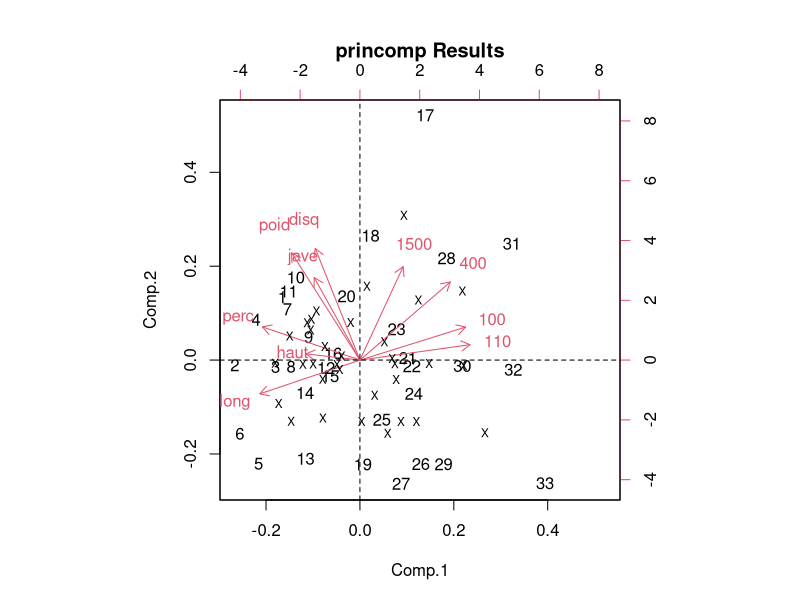
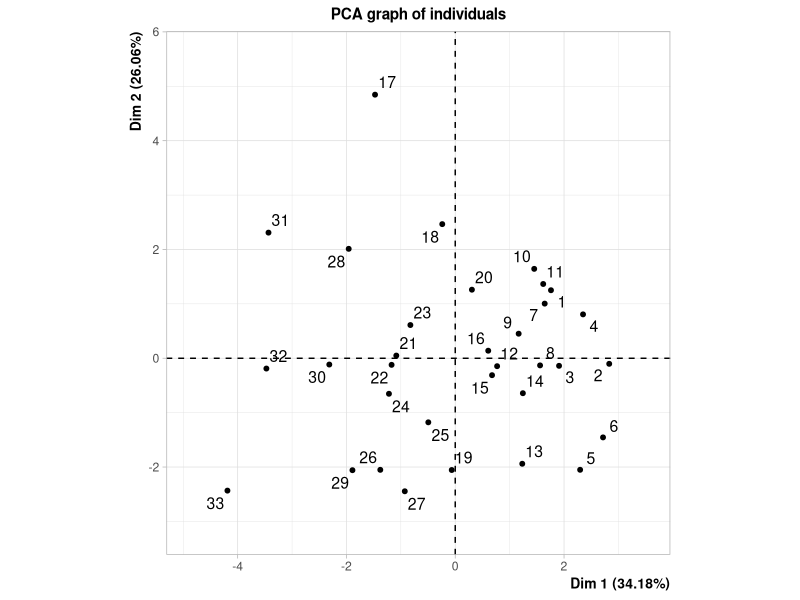
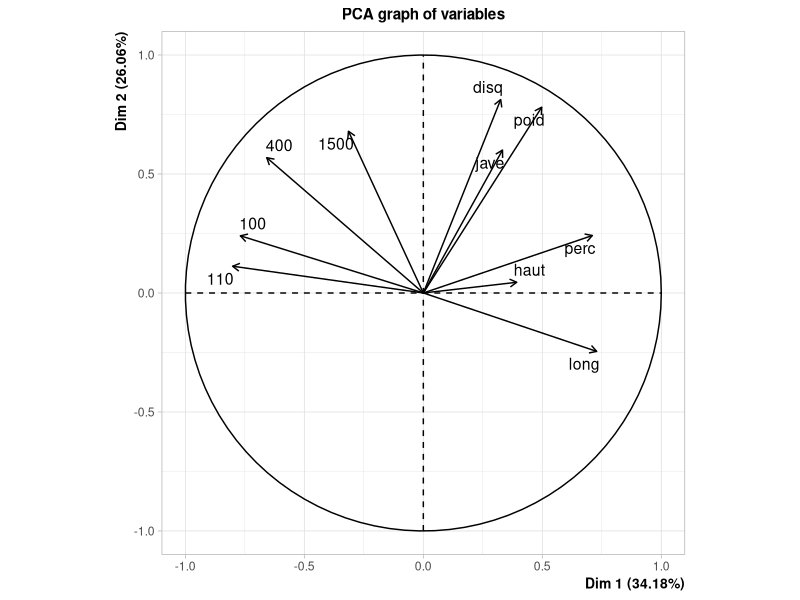
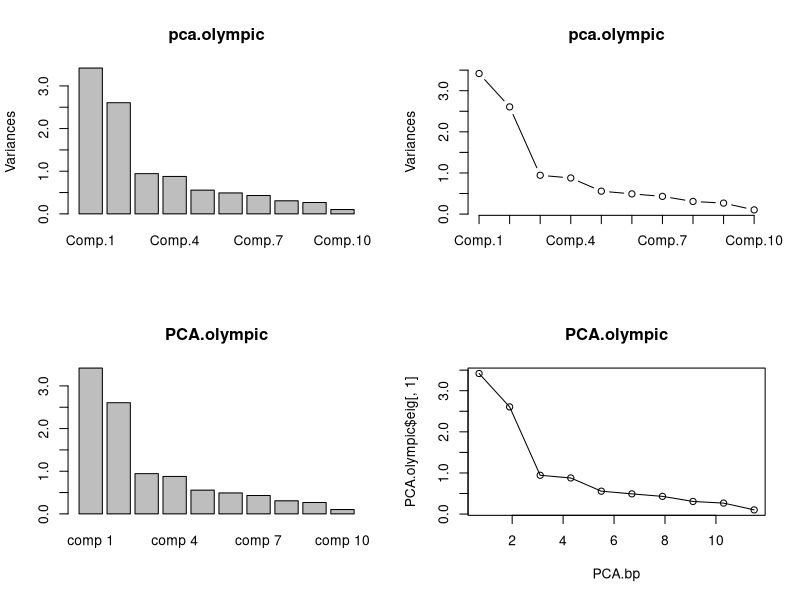
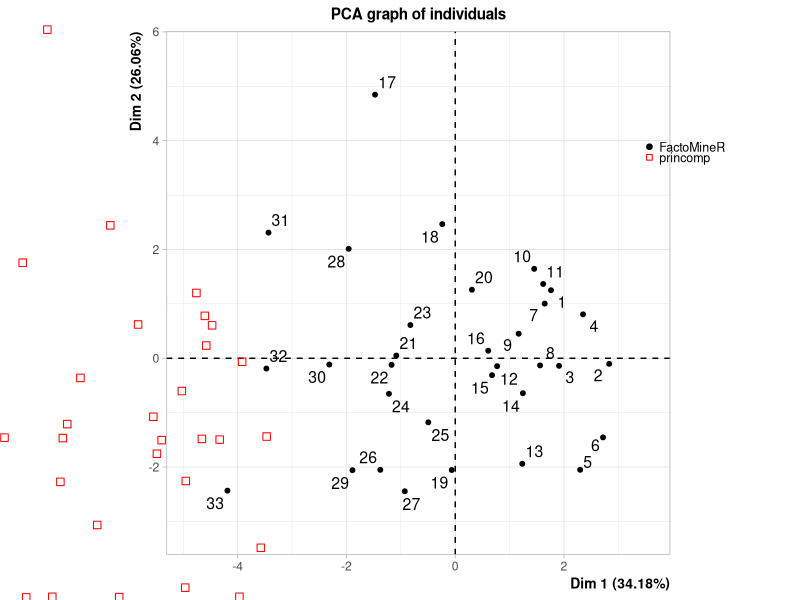
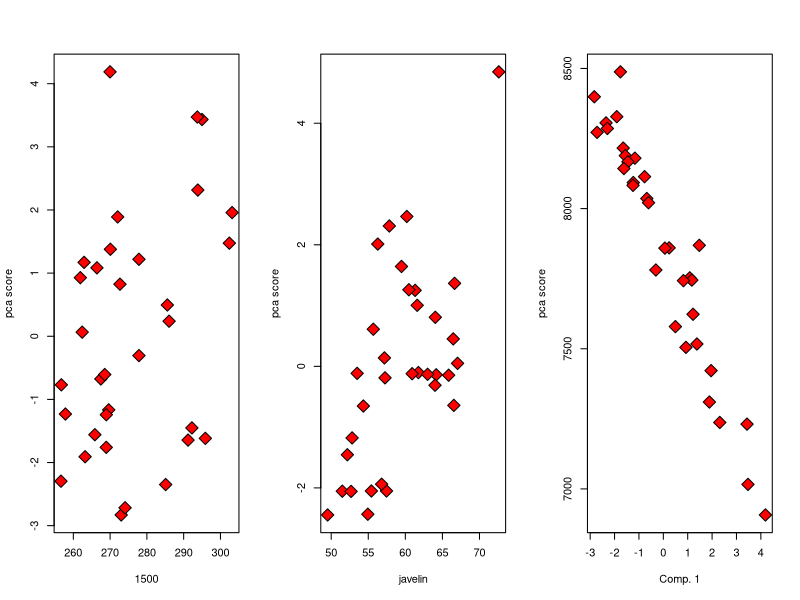
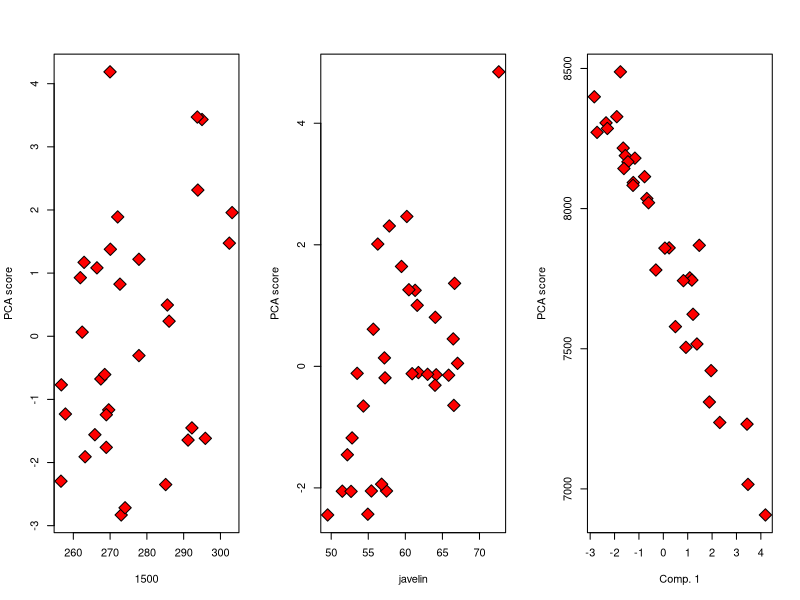
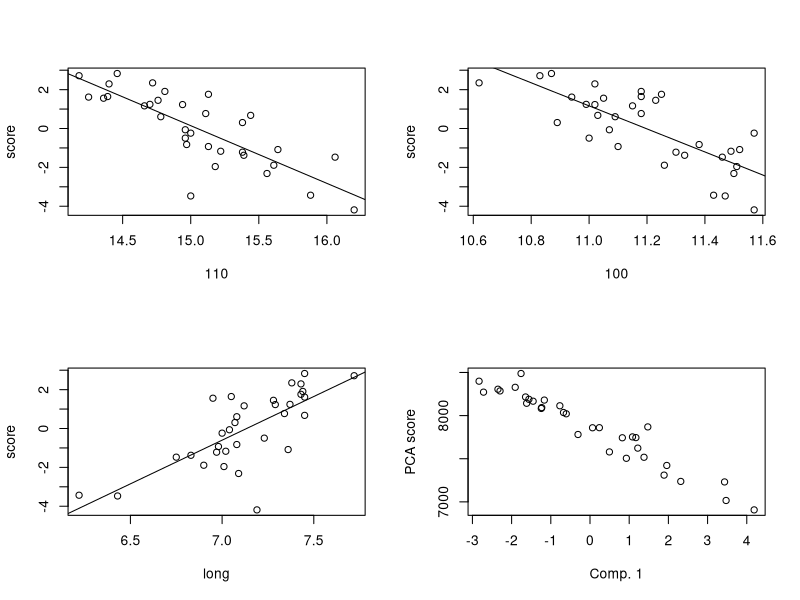

These figures' R source, in order: (Note: this script raises an error after producing the figures.)
#Change to see commits

## References
# http://statweb.stanford.edu/~jtaylo/courses/stats202/olympic.html
# http://www.statistik.tuwien.ac.at/public/filz/students/seminar/ws1011/hoffmann_ausarbeitung.pdf
# http://factominer.free.fr/classical-methods/principal-components-analysis.html
# http://www.inside-r.org/packages/cran/FactoMineR/docs/plot.PCA
# http://pbil.univ-lyon1.fr/ade4/ade4-html/olympic.html

###################################################################
## Installing and initializing
install.packages('ade4')
library(ade4)
library(FactoMineR)

## Loading data
data(olympic)

###################################################################
## Compare initial plots
par(mfrow=c(1,1))
par(mar=c(5,4,4,2))
#princomp
pca.olympic_nc <- princomp(olympic$tab)     #no correlation selected (nc)
pca.olympic <- princomp(olympic$tab, cor=T)
#Biplot gives a graphical summary of both 1) cases (athletes) in terms of scores and 2) the variables in terms of loadings
biplot(pca.olympic, main="princomp Results")
text(pca.olympic$scores[,1], pca.olympic$scores[,2], labels=rep("X", nrow(olympic$tab)), cex= 0.7)
# biplot(pca.olympic, pch=5, main="princomp Results", xlabs=rep("X", nrow(olympic$tab))
abline(h=0, lty=2)
abline(v=0, lty=2)

par(mfrow=c(1,2))
#FactoMineR
# PCA.olympic_nc <- PCA(olympic$tab)
PCA.olympic <- PCA(olympic$tab, scale.unit=T, ncp=5, graph=T)
###################################################################


###################################################################
## compare loadings
#FactoMineR PCA.olympic$loadings
PCA.olympic.loadings <- sweep(PCA.olympic$var$coord, 2, sqrt(PCA.olympic$eig[1:5,1]), FUN="/")

#FactoMineR PCA.olympic.loadings
ld_compare <- cbind(-PCA.olympic.loadings[,1], pca.olympic$loadings[,1], round((PCA.olympic.loadings[,1] + pca.olympic$loadings[,1]), digits=10))
colnames(ld_compare) <- c('FactoMineR PCA (inv)', 'princomp PCA', 'diff')

ld_compare
###################################################################


###################################################################
## Compare eigenvalues
PCA.olympic$eig
#First two dimensions resume 50% of the total inertia (i.e. total variance)

pca.eig <- pca.olympic$sdev^2
vars <- pca.olympic$sdev^2 
vars <- vars/sum(vars) 
pca.eig <- cbind(pca.eig, vars*100, cumsum(vars)*100)
colnames(pca.eig) <- colnames(PCA.olympic$eig)
pca.eig

eigDiff <- round(PCA.olympic$eig - pca.eig, digits = 10)
eigDiff
###################################################################


###################################################################
## Compare plots
par(mfrow=c(2,2))
#princomp
plot(pca.olympic)
plot(pca.olympic, type='l')

#FactoMineR
PCA.bp <- barplot(PCA.olympic$eig[,1], main="PCA.olympic")
plot(x=PCA.bp, y=PCA.olympic$eig[,1], main="PCA.olympic")
lines(x=PCA.bp, y=PCA.olympic$eig[,1], type='l')

par(mfrow=c(1,1))
plot(PCA.olympic)
points(-pca.olympic$scores[,1], pca.olympic$scores[,2], col='red', pch=0)
legend("topright", c('FactoMineR', 'princomp'), pch=c(19,0), col=c("black","red"), cex=0.75, bty='n')
###################################################################


###################################################################
## Compare Plots (extended - examples)
# biplot(pca.olympic)
# data.frame(olympic$tab[, '1500'], pca.olympic$scores[,1])
#princomp         
par(mfrow=c(1,3))
plot(olympic$tab[, '1500'], pca.olympic$scores[,1], pch=23, bg='red', cex=2, xlab='1500', ylab='pca score')
plot(olympic$tab[, 'jave'], pca.olympic$scores[,2], pch=23, bg='red', cex=2, xlab='javelin', ylab='pca score')
#Overall score
plot(pca.olympic$scores[,1], olympic$score, xlab='Comp. 1', pch=23, bg='red', cex=2, ylab='pca score')
#Since the first variable (PC) seems related to speed, we should not be surprised that an increase in this variable (PC) decreases the overall decathlon score

#FactoMineR
par(mfrow=c(1,3))
plot(olympic$tab[, '1500'], -PCA.olympic$ind$coord[,1], pch=23, bg='red', cex=2, xlab='1500', ylab='PCA score')
plot(olympic$tab[, 'jave'], PCA.olympic$ind$coord[,2], pch=23, bg='red', cex=2, xlab='javelin', ylab='PCA score')
#Overall score
plot(-PCA.olympic$ind$coord[,1], olympic$score, xlab='Comp. 1', pch=23, bg='red', cex=2, ylab='PCA score')
#Since the first variable (PC) seems related to speed, we should not be surprised that an increase in this variable (PC) decreases the overall decathlon score
###################################################################


###################################################################
#The first axis opposes athletes who are "good everywhere" like Karpov during the Olympic Games between those who are 
#"bad everywhere" like Bourguignon during the Decastar. This dimension is particularly linked to the variables of speed 
#and long jump which constitute a homogeneous group.

#Variables linked to first principal component
#princomp
impList <- sort(pca.olympic$loadings[,1])
maxInd <- which(impList==max(abs(impList)))
maxIndList <- c(maxInd)
swp <- 0
while (swp==0 && length(maxIndList)<4) {
  catImpList <- impList[-c(maxIndList)]
  maxInd_t <- which(abs(impList)==max(abs(catImpList)))
  if (maxInd_t!=(maxInd-1)) {
    swp=1
  }
  maxIndList <- c(maxIndList, maxInd_t)
}
impNums <- impList[maxIndList]
names(impNums)
#FactoMineR
PCA_contrb2 <- data.frame(PCA.olympic$var$contrib)
PCA_contrb2 <- PCA_contrb2[order(-PCA_contrb2$Dim.1),]
rownames(PCA_contrb2)[1:length(impNums)]
#These tables give the correlation coefficient and the p-value of the 
#variables which are significantly correlated to the principal dimensions. 
#Both active and supplementary variables whose p-value is smaller than 0.05 appear.dimdesc(PCA.olympic, axes=c(1,2)) 
charCat <- dimdesc(PCA.olympic, axes=c(1,2))$Dim.1$quanti
names(sort(-abs(charCat[,1]))[1:length(impNums)])


#Plot variables linked to first principal component to see how chanages in varaibles contribute to score
#princomp
par(mfrow=c(2,2))
olympic_p <- olympic$tab

var1 <- names(impNums)[1]
plot(olympic_p[,var1], -pca.olympic$scores[,1], xlab=var1, ylab='score')
abline(lm(-pca.olympic$scores[,1]~olympic_p[,var1]))
var2 <- names(impNums)[2]
plot(olympic_p[,var2], -pca.olympic$scores[,1], xlab=var2, ylab='score')
abline(lm(-pca.olympic$scores[,1]~olympic_p[,var2]))
var3 <- names(impNums)[3]
plot(olympic_p[,var3], -pca.olympic$scores[,1], xlab=var3, ylab='score')
abline(lm(-pca.olympic$scores[,1]~olympic_p[,var3]))
#Overall score
plot(-PCA.olympic$ind$coord[,1], olympic$score, xlab='Comp. 1', ylab='PCA score')
# plot(olympic_p[,c('400')], -pca.olympic$scores[,1], xlab='400', ylab='score')
# abline(lm(-pca.olympic$scores[,1]~olympic_p[,c('400')]))

#FactoMineR
par(mfrow=c(2,2))
olympic_p <- olympic$tab

var1 <- rownames(PCA_contrb2)[1:length(impNums)][1]
plot(olympic_p[,var1], PCA.olympic$ind$coord[,1], xlab=var1, ylab='score')
abline(lm(PCA.olympic$ind$coord[,1]~olympic_p[,var1]))
var2 <- rownames(PCA_contrb2)[1:length(impNums)][2]
plot(olympic_p[,var2], PCA.olympic$ind$coord[,1], xlab=var2, ylab='score')
abline(lm(PCA.olympic$ind$coord[,1]~olympic_p[,var2]))
var3 <- rownames(PCA_contrb2)[1:length(impNums)][3]
plot(olympic_p[,var3], PCA.olympic$ind$coord[,1], xlab=var3, ylab='score')
abline(lm(PCA.olympic$ind$coord[,1]~olympic_p[,var3]))
#Overall score
plot(-PCA.olympic$ind$coord[,1], olympic$score, xlab='Comp. 1', ylab='PCA score')
# plot(olympic_p[,c('400')], PCA.olympic$ind$coord[,1], xlab='400', ylab='score')
# abline(lm(PCA.olympic$ind$coord[,1]~olympic_p[,c('400')]))


###########VARIABLES BASED ON STRENGTH###################
#The second axis opposes athletes who are strong (variables "Discus" and "Shot.put") between those who are not. 
#The variables "Discus", "Shot.put" and "High.jump" are not much correlated to the variables "X100m", "X400m", "X110m.hurdle" 
#and "Long.jump". This means that strength is not much correlated to speed.

#Variables linked to second principal component
#princomp
impList <- sort(pca.olympic$loadings[,2])
maxInd <- which(impList==max(abs(impList)))
maxIndList <- c(maxInd)
swp <- 0
while (swp==0 && length(maxIndList)<4) {
  catImpList <- impList[-c(maxIndList)]
  maxInd_t <- which(abs(impList)==max(abs(catImpList)))
  if (maxInd_t!=(maxInd-1)) {
    swp=1
  }
  maxInd <- maxInd_t
  maxIndList <- c(maxIndList, maxInd_t)
}
impNums <- impList[maxIndList]
names(impNums)
#FactoMineR
PCA_contrb2 <- data.frame(PCA.olympic$var$contrib)
PCA_contrb2 <- PCA_contrb2[order(-PCA_contrb2$Dim.2),]
rownames(PCA_contrb2)[1:length(impNums)]
#These tables give the correlation coefficient and the p-value of the 
#variables which are significantly correlated to the principal dimensions. 
#Both active and supplementary variables whose p-value is smaller than 0.05 appear.dimdesc(PCA.olympic, axes=c(1,2)) 
charCat <- dimdesc(PCA.olympic, axes=c(1,2))$Dim.2$quanti
names(sort(-abs(charCat[,1]))[1:length(impNums)])

#Overall score
par(mfrow=c(1,1))
plot(-PCA.olympic$ind$coord[,2], olympic$score, xlab='Comp. 2', ylab='PCA score')

#princomp
par(mfrow=c(2,2))
olympic_p <- olympic$tab

var1 <- names(impNums)[1]    #Discus 
plot(olympic_p[,var1], pca.olympic$scores[,2], xlab=var1, ylab='score')
abline(lm(pca.olympic$scores[,2]~olympic_p[,var1]))
var2 <- names(impNums)[2]     #Shotput
plot(olympic_p[,var2], pca.olympic$scores[,2], xlab=var2, ylab='score')
abline(lm(pca.olympic$scores[,2]~olympic_p[,var2]))
var3 <- names(impNums)[3]
plot(olympic_p[,var3], pca.olympic$scores[,2], xlab=var3, ylab='score')
abline(lm(pca.olympic$scores[,2]~olympic_p[,var3]))
var4 <- names(impNums)[4]
plot(olympic_p[,var4], pca.olympic$scores[,2], xlab=var4, ylab='score')
abline(lm(pca.olympic$scores[,2]~olympic_p[,var4]))

#FactoMineR
par(mfrow=c(2,2))
olympic_p <- olympic$tab

var1 <- rownames(PCA_contrb2)[1:length(impNums)][1]     #Discus
plot(olympic_p[,var1], PCA.olympic$ind$coord[,2], xlab=var1, ylab='score')
abline(lm(PCA.olympic$ind$coord[,2]~olympic_p[,var1]))
var2 <- rownames(PCA_contrb2)[1:length(impNums)][2]       #Shot put
plot(olympic_p[,var2], PCA.olympic$ind$coord[,2], xlab=var2, ylab='score')
abline(lm(PCA.olympic$ind$coord[,2]~olympic_p[,var2]))
var3 <- rownames(PCA_contrb2)[1:length(impNums)][3]  
plot(olympic_p[,var3], PCA.olympic$ind$coord[,2], xlab=var3, ylab='score')
abline(lm(PCA.olympic$ind$coord[,2]~olympic_p[,var3]))
var4 <- rownames(PCA_contrb2)[1:length(impNums)][4]
plot(olympic_p[,var4], PCA.olympic$ind$coord[,2], xlab=var4, ylab='score')
abline(lm(PCA.olympic$ind$coord[,2]~olympic_p[,var4]))

#At the end of this first approach, we can divide the factorial plan into four parts: fast and strong athletes (like Sebrle), 
#slow athletes (like Casarsa), fast but weak athletes (like Warners) and slow and weak (relatively speaking!) athletes (like Lorenzo).
###################################################################


###################################################################
############## Supplementary variables #############

#FactoMineR ONLY!!!!
olympic_comb <- cbind(olympic$tab, olympic$score, rank(-olympic$score))
colnames(olympic_comb) <- c(colnames(olympic$tab), 'score', 'rank')

#Adding supplementary continuous variables (Rank and Score)
par(mfrow=c(1,2))
PCA.olympic_supp <- PCA(olympic_comb[,1:12], scale.unit=T, ncp=5,
               quanti.sup=c(11,12), graph=T)
#Winners are those who score the most and therefore have the lowest rank
PCA_contrb2 <- data.frame(PCA.olympic_supp$var$contrib)
PCA_contrb2 <- PCA_contrb2[order(-PCA_contrb2$Dim.1),]
#Variables most linked to number of points
pointVars <- rownames(PCA_contrb2)[1:4]
pointVars
insigVars <- rownames(PCA_contrb2[order(PCA_contrb2$Dim.1),])[1:2]
insigVars

#Qualitative supplementary variables
#....
#To see whether the categories of the supplementary variable are significantly different from each other, we can draw confidence ellipses around them.
concat <- cbind.data.frame(decathlon[,13], res.PCA$ind$coord)
ellipse.coord <- coord.ellipse(concat, bary=T)
plot.PCA(res.PCA, habillage=13, ellipse=ellipse.coord, cex=0.8, axes=c(1,3))
#When looking at the points representing "Decastar" and "Olympic Games", we notice that this last one has higher coordinates on the 
#first axis than the first one. This shows an evolution in the performances of the athletes. All the athletes who participated to the two 
#competitions have then slightly better results for the Olympic Games. 
#However, there is no difference between the points "Decastar" and "Olympic Games" for the second axis. This means that the athletes have 
#improved their performance but did not change profile (except for Zsivoczky who went from slow and strong during the Decastar to fast and 
#weak during the Olympic Games).

#Color individuals according to the categories' center of gravity
# plot.PCA(res.pca, axes=c(1, 2), choix="ind", habillage=13)
#FactoMineR
data(decathlon)
par(mfrow = c(1,2))
res.PCA <- PCA(decathlon, scale.unit=T, ncp=5, quanti.sup=c(11:12), quali.sup=13, graph=T)
par(mfrow = c(1,1))
plot.PCA(res.PCA, axes=c(1, 2), choix="ind", habillage=13, cex=0.8, shadow=T)

#princomp
res.pca <- princomp(decathlon[,1:10], cor=T)
plot(-res.pca$scores[,1], res.pca$scores[,2],  pch=19, cex=0.7,  col=ifelse(decathlon[,13]==catNames[1],'black','red'))
catNames <- names(table(decathlon[,13]))
text(-res.pca$scores[,1], res.pca$scores[,2], rownames(res.pca$scores), cex=0.8, pos=4, col=ifelse(decathlon[,13]==catNames[1],'black','red'))
abline(h=0, lty=2)
abline(v=0, lty=2)
legend("topleft", c('Decastar', 'OlympicG'), text.col=c("black","red"), cex=0.75)

###################################################################


###################################################################
#The package FactoMineR provides the function estim_ncp to calculate the best number
#of dimensions. In this function generalized cross validation approximation (GCV) and
#the smoothing method (Smooth) are implemented.

##ONLY WITH FACTOMINER
estim_ncp(olympic_p, ncp.min=0, ncp.max=NULL, scale=TRUE, method="Smooth")
estim_ncp(olympic_p, ncp.min=0, ncp.max=NULL, scale=TRUE, method="GCV")
###################################################################


###################################################################
#Selecting individuals with specific features to plot
#CAN ONLY BE DONE WITH FACTOMINER
#Plot individuals who have a cos2>0.7
plot.PCA(res.PCA, axes=c(1, 2), choix="ind", habillage=13, cex=0.8, shadow=T)
plot.PCA(res.PCA, axes=c(1, 2), choix="ind", habillage=13, cex=0.8, shadow=T, select='cos2 0.7')
plot.PCA(res.PCA, axes=c(1, 2), choix="ind", habillage=13, cex=0.8, shadow=T, select='cos2 0.7', unselect=0)
plot.PCA(res.PCA, axes=c(1, 2), choix="ind", habillage=13, cex=0.8, shadow=T, select='cos2 0.7', unselect=1)
plot.PCA(res.PCA, axes=c(1, 2), choix="ind", habillage=13, cex=0.8, shadow=T, select='cos2 0.7', unselect='grey70')

plot.PCA(res.PCA, habillage=13, cex=0.8, shadow=T, select='cos2 5')
plot.PCA(res.PCA, axes=c(1, 2), choix="ind", habillage=13, cex=0.8, shadow=T, select='contrib 5')     #Those with the largest contributions are the most extreme individuals
          
###################################################################


###################################################################
#Graphing variables
#FactoMineR
plot(res.PCA, choix='var', shadow=T)
plot(res.PCA, choix='var', shadow=T, select="contrib 5")
plot(res.PCA, choix='var', shadow=T, select="cos2 5")
          
#princomp
biplot(res.pca, main='primcomp Results', col=c('white', 'black'))
abline(h=0, lty=2)
abline(v=0, lty=2)
###################################################################


###################################################################
## Ranking variable contribution for combined first two PCs
#FactoMineR
dimsum <- res.PCA$var$contrib[,1]          
for (i in 1:dim(res.PCA$var$contrib)[1]) {
  dimsum[i]<- sum(res.PCA$var$contrib[i,1:2])
}
sort(dimsum, decreasing=T)

for (i in 1:dim(res.PCA$var$cos2)[1]) {
  dimsum[i]<- sum(res.PCA$var$cos2[i,1:2])
}
sort(dimsum, decreasing=T)

#princomp
impList <- res.pca$loadings[,1:2]
impList <- sort(abs(impList[,1])+abs(impList[,2]))
maxInd <- which(impList==max(abs(impList)))
maxIndList <- c(maxInd)
swp <- 0
while (swp==0 && length(maxIndList)<4) {
  catImpList <- impList[-c(maxIndList)]
  maxInd_t <- which(abs(impList)==max(abs(catImpList)))
  if (maxInd_t!=(maxInd-1)) {
    swp=1
  }
  maxInd <- maxInd_t
  maxIndList <- c(maxIndList, maxInd_t)
}
impNums <- impList[maxIndList]
names(impNums)
###################################################################


###################################################################
## Combined summary plots
#FactoMineR
#http://pbil.univ-lyon1.fr/ade4/ade4-html/olympic.html
par(mfrow=c(2,2))
pc.bp <- barplot(res.PCA$eig[,1])
lines(x=pc.bp, y=res.PCA$eig[,1])
points(x=pc.bp, y=res.PCA$eig[,1])

s.corcircle(res.PCA$var)

plot(decathlon$Points, res.PCA$ind$coord[,1])
abline(lm(res.PCA$ind$coord[,1]~decathlon$Points))

s.label(res.PCA$ind$coord, clab=0.5)
s.arrow(2*res.PCA$var$coord, add.p=T)
          
#princomp
par(mfrow=c(2,2))
pc.bp <- plot(res.pca)

pca.var.coord <- res.pca$loadings[,1:5]
pca.var.coord[,c(1,3,4,5)] <- -pca.var.coord[,c(1,3,4,5)]
s.corcircle(pca.var.coord)

plot(decathlon$Points, -res.pca$scores[,1])
abline(lm(-res.pca$scores[,1]~decathlon$Points))

pca.coord <- -res.pca$scores[,1:5]
pca.coord[,1:2] <- -s.label[,1:2]
s.label(pca.coord, clab=0.5)
s.arrow(2*pca.var.coord, add.p=T)
